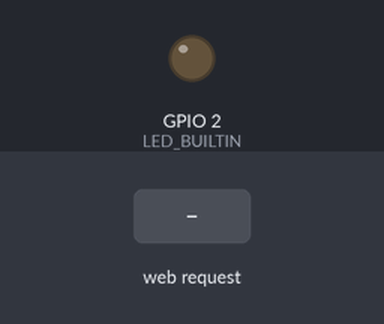
The program below on a simulated ESP32. Shown: output pins drawn as LEDs (lit = HIGH). The test bench sets the inputs (shaded band). WiFi joins after 1.5 s; servers stay silent unless stated; what the program prints to the serial monitor is not drawn.

Above: at 2.7 s.
2.8 s: HTTP request GET /H received
At 3.7 s:
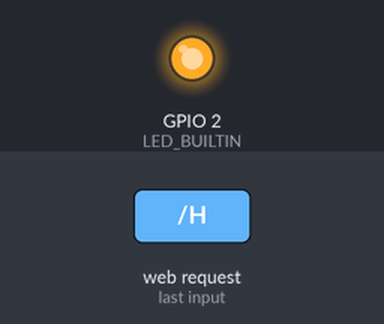
4.3 s: HTTP request GET /L received
At 4.8 s:
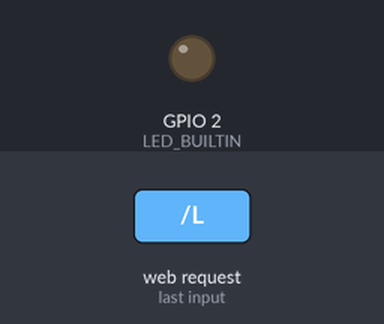
Timing chart, 0 to 7.3 s (numbered marks = the images above; inputs shaded):
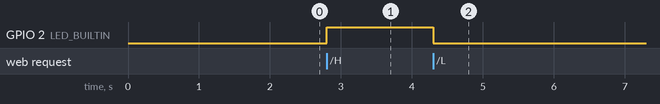

The program:

main.cpp
```cpp
#include <Arduino.h>
#include <WiFi.h>
#include <WiFiClient.h>

#include <WiFiAP.h>

#ifndef LED_BUILTIN
#define LED_BUILTIN 2  // Set the GPIO pin where you connected your test LED
#endif

// Set these to your desired credentials.
const char *ssid = "Wi-Fi-Name";
const char *password = "Password";

// 1. CHANGED: NetworkServer is now WiFiServer
WiFiServer server(80);

void setup() {
  pinMode(LED_BUILTIN, OUTPUT);

  Serial.begin(115200);
  Serial.println();

  // Set ESP32 to connect to a router (Station Mode)
  WiFi.mode(WIFI_STA);

  Serial.print("Connecting to WiFi network: ");
  Serial.println(ssid);

  // Try to connect to your home WiFi
  WiFi.begin(ssid, password);

  // Wait until it successfully connects
  while (WiFi.status() != WL_CONNECTED) {
    delay(500);
    Serial.print(".");
  }

  Serial.println("");
  Serial.println("WiFi connected successfully!");

  // Print the IP address your home router assigned to the ESP32
  Serial.print("ESP32 IP address: ");
  Serial.println(WiFi.localIP());

  server.begin();
  Serial.println("Server started");
}
void loop() {
  // 2. CHANGED: NetworkClient is now WiFiClient, and server.accept() is server.available()
  WiFiClient client = server.available();  // listen for incoming clients

  if (client) {                     // if you get a client,
    Serial.println("New Client.");  // print a message out the serial port
    String currentLine = "";        // make a String to hold incoming data from the client
    while (client.connected()) {    // loop while the client's connected
      if (client.available()) {     // if there's bytes to read from the client,
        char c = client.read();     // read a byte, then
        Serial.write(c);            // print it out the serial monitor
        if (c == '\n') {            // if the byte is a newline character

          if (currentLine.length() == 0) {
            client.println("HTTP/1.1 200 OK");
            client.println("Content-type:text/html");
            client.println();

            client.print("Click <a href=\"/H\">here</a> to turn ON the LED.<br>");
            client.print("Click <a href=\"/L\">here</a> to turn OFF the LED.<br>");

            client.println();
            break;
          } else {
            currentLine = "";
          }
        } else if (c != '\r') {
          currentLine += c;
        }

        if (currentLine.endsWith("GET /H")) {
          digitalWrite(LED_BUILTIN, HIGH);  // GET /H turns the LED on
        }
        if (currentLine.endsWith("GET /L")) {
          digitalWrite(LED_BUILTIN, LOW);  // GET /L turns the LED off
        }
      }
    }
    client.stop();
    Serial.println("Client Disconnected.");
  }
}
```

Measured:
- after the input at 2.8 s, GPIO 2 (LED_BUILTIN): LOW → HIGH at once
- after the input at 4.3 s, GPIO 2 (LED_BUILTIN): HIGH → LOW at once
